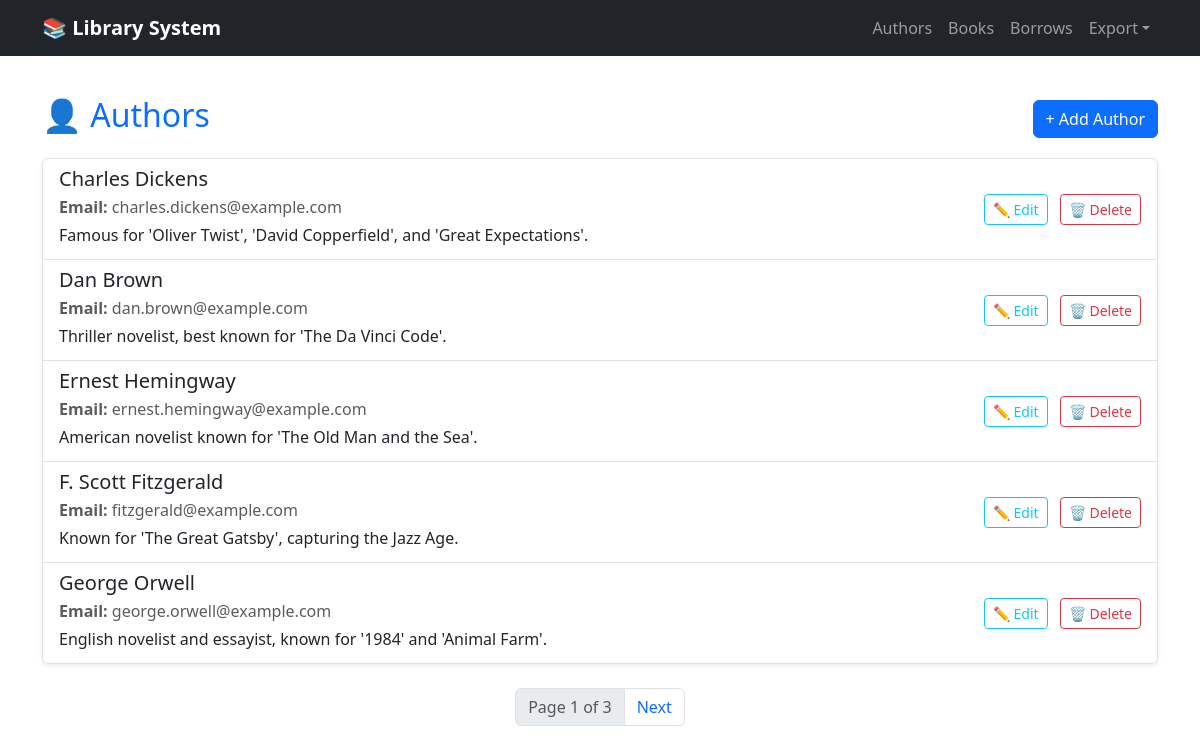
Screenshot of /authors/ with the database file from the repository.
### manager/models.py (models this page shows, shortened)
class Author(models.Model):
    name = models.CharField(max_length=100)
    email = models.EmailField()
    bio = models.CharField(max_length=300)

### manager/views.py (the view)
# urls.py: path('authors/', AuthorListView.as_view(), name='author-list'),
class AuthorListView(ListView):
    model = Author
    template_name = 'manager/author_list.html'
    context_object_name = 'authors'
    paginate_by = 5
    ordering = ['name']

### templates/manager/author_list.html (shortened to what this page needs)
{% extends 'manager/base.html' %}
{% block content %}
<div class="d-flex justify-content-between align-items-center mb-3">
    <h2 class="text-primary">👤 Authors</h2>
    <a href="{% url 'add-author' %}" class="btn btn-primary">+ Add Author</a>
</div>
{% if authors %}
    <div class="list-group shadow-sm">
        {% for author in authors %}
            <div class="list-group-item list-group-item-action">
                <div class="d-flex justify-content-between align-items-center">
                    <div>
                        <h5 class="mb-1">{{ author.name }}</h5>
                        <p class="mb-1 text-muted"><strong>Email:</strong> {{ author.email }}</p>
                        <p class="mb-1">{{ author.bio }}</p>
                    </div>
                    <div class="text-end">
                        <a href="{% url 'edit-author' author.id %}" class="btn btn-sm btn-outline-info me-2">✏️ Edit</a>
                        <a href="{% url 'delete-author' author.id %}" class="btn btn-sm btn-outline-danger">🗑️ Delete</a>
                    </div>
                </div>
            </div>
        {% endfor %}
    </div>
{% else %}
    <div class="alert alert-info">No authors found.</div>
{% endif %}
{% if is_paginated %}
    <nav class="mt-4 d-flex justify-content-center">
        <ul class="pagination">
            <li class="page-item disabled">
                <span class="page-link">Page {{ page_obj.number }} of {{ page_obj.paginator.num_pages }}</span>
            </li>
            {% if page_obj.has_next %}
                <li class="page-item">
                    <a class="page-link" href="?page={{ page_obj.next_page_number }}">Next</a>
                </li>
            {% endif %}
        </ul>
    </nav>
{% endif %}
{% endblock %}

### templates/manager/base.html (shortened to what this page needs)
<!DOCTYPE html>
<html lang="en">
<head>
    <link href="https://cdn.jsdelivr.net/npm/bootstrap@5.3.0/dist/css/bootstrap.min.css" rel="stylesheet">
</head>
<body>
    <nav class="navbar navbar-expand-lg navbar-dark bg-dark">
        <div class="container">
            <a class="navbar-brand fw-bold" href="{% url 'library-dashboard' %}">📚 Library System</a>
            <div class="collapse navbar-collapse justify-content-end" id="navbarNav">
                <ul class="navbar-nav">
                    <li class="nav-item"><a class="nav-link" href="{% url 'author-list' %}">Authors</a></li>
                    <li class="nav-item"><a class="nav-link" href="{% url 'book-list' %}">Books</a></li>
                    <li class="nav-item"><a class="nav-link" href="{% url 'borrow-list' %}">Borrows</a></li>
                    <li class="nav-item dropdown">
                        <a class="nav-link dropdown-toggle" href="#" data-bs-toggle="dropdown">Export</a>
                    </li>
                </ul>
            </div>
        </div>
    </nav>
    <div class="container py-4">
        {% block content %}{% endblock %}
    </div>
</body>
</html>

### rows the page displays
Author: name "Charles Dickens", email "charles.dickens@example.com", bio "Famous for 'Oliver Twist', 'David Copperfield', and 'Great Expectations'."
Author: name "Dan Brown", email "dan.brown@example.com", bio "Thriller novelist, best known for 'The Da Vinci Code'."
Author: name "Ernest Hemingway", email "ernest.hemingway@example.com", bio "American novelist known for 'The Old Man and the Sea'."
Author: name "F. Scott Fitzgerald", email "fitzgerald@example.com", bio "Known for 'The Great Gatsby', capturing the Jazz Age."
Author: name "George Orwell", email "george.orwell@example.com", bio "English novelist and essayist, known for '1984' and 'Animal Farm'."

### other values shown
{{ page_obj.number }} "1"
{{ page_obj.paginator.num_pages }} "3"
